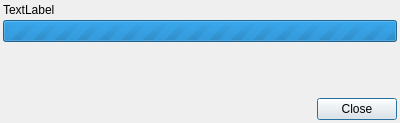
<?xml version="1.0" encoding="UTF-8"?>
<ui version="4.0">
 <class>PlayStreamDialog</class>
 <widget class="QDialog" name="PlayStreamDialog">
  <property name="geometry">
   <rect>
    <x>0</x>
    <y>0</y>
    <width>400</width>
    <height>123</height>
   </rect>
  </property>
  <property name="windowTitle">
   <string>Playing Stream</string>
  </property>
  <layout class="QVBoxLayout" name="verticalLayout">
   <property name="spacing">
    <number>3</number>
   </property>
   <property name="leftMargin">
    <number>3</number>
   </property>
   <property name="topMargin">
    <number>3</number>
   </property>
   <property name="rightMargin">
    <number>3</number>
   </property>
   <property name="bottomMargin">
    <number>3</number>
   </property>
   <item>
    <widget class="QLabel" name="lbl_message">
     <property name="text">
      <string>TextLabel</string>
     </property>
    </widget>
   </item>
   <item>
    <widget class="QProgressBar" name="progressBar">
     <property name="maximum">
      <number>0</number>
     </property>
     <property name="value">
      <number>-1</number>
     </property>
     <property name="textVisible">
      <bool>false</bool>
     </property>
     <property name="format">
      <string/>
     </property>
    </widget>
   </item>
   <item>
    <spacer name="verticalSpacer">
     <property name="orientation">
      <enum>Qt::Vertical</enum>
     </property>
     <property name="sizeHint" stdset="0">
      <size>
       <width>20</width>
       <height>40</height>
      </size>
     </property>
    </spacer>
   </item>
   <item>
    <widget class="QDialogButtonBox" name="buttonBox">
     <property name="orientation">
      <enum>Qt::Horizontal</enum>
     </property>
     <property name="standardButtons">
      <set>QDialogButtonBox::Close</set>
     </property>
    </widget>
   </item>
  </layout>
 </widget>
 <resources/>
 <connections>
  <connection>
   <sender>buttonBox</sender>
   <signal>accepted()</signal>
   <receiver>PlayStreamDialog</receiver>
   <slot>accept()</slot>
   <hints>
    <hint type="sourcelabel">
     <x>248</x>
     <y>254</y>
    </hint>
    <hint type="destinationlabel">
     <x>157</x>
     <y>274</y>
    </hint>
   </hints>
  </connection>
  <connection>
   <sender>buttonBox</sender>
   <signal>rejected()</signal>
   <receiver>PlayStreamDialog</receiver>
   <slot>reject()</slot>
   <hints>
    <hint type="sourcelabel">
     <x>316</x>
     <y>260</y>
    </hint>
    <hint type="destinationlabel">
     <x>286</x>
     <y>274</y>
    </hint>
   </hints>
  </connection>
 </connections>
</ui>
